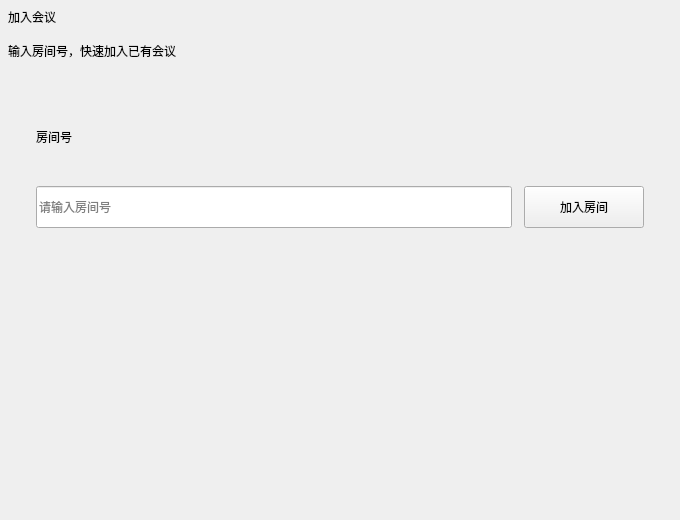
<?xml version="1.0" encoding="UTF-8"?>
<ui version="4.0">
 <class>stack_join_meet</class>
 <widget class="QWidget" name="stack_join_meet">
  <property name="geometry">
   <rect>
    <x>0</x>
    <y>0</y>
    <width>680</width>
    <height>520</height>
   </rect>
  </property>
  <layout class="QVBoxLayout" name="verticalLayout_root">
   <property name="spacing">
    <number>16</number>
   </property>
   <property name="leftMargin">
    <number>8</number>
   </property>
   <property name="topMargin">
    <number>8</number>
   </property>
   <property name="rightMargin">
    <number>8</number>
   </property>
   <property name="bottomMargin">
    <number>8</number>
   </property>
   <item>
    <widget class="QLabel" name="pageTitle">
     <property name="text">
      <string>加入会议</string>
     </property>
    </widget>
   </item>
   <item>
    <widget class="QLabel" name="pageDesc">
     <property name="text">
      <string>输入房间号，快速加入已有会议</string>
     </property>
    </widget>
   </item>
   <item>
    <widget class="QFrame" name="frame">
     <property name="sizePolicy">
      <sizepolicy hsizetype="Preferred" vsizetype="Fixed">
       <horstretch>0</horstretch>
       <verstretch>0</verstretch>
      </sizepolicy>
     </property>
     <property name="minimumSize">
      <size>
       <width>0</width>
       <height>180</height>
      </size>
     </property>
     <property name="frameShape">
      <enum>QFrame::Shape::NoFrame</enum>
     </property>
     <layout class="QVBoxLayout" name="cardLayout">
      <property name="spacing">
       <number>16</number>
      </property>
      <property name="leftMargin">
       <number>28</number>
      </property>
      <property name="topMargin">
       <number>28</number>
      </property>
      <property name="rightMargin">
       <number>28</number>
      </property>
      <property name="bottomMargin">
       <number>28</number>
      </property>
      <item>
       <widget class="QLabel" name="fieldLabel">
        <property name="text">
         <string>房间号</string>
        </property>
       </widget>
      </item>
      <item>
       <layout class="QHBoxLayout" name="joinRow" stretch="4,1">
        <property name="spacing">
         <number>12</number>
        </property>
        <item>
         <widget class="QLineEdit" name="roomN">
          <property name="minimumSize">
           <size>
            <width>0</width>
            <height>42</height>
           </size>
          </property>
          <property name="placeholderText">
           <string>请输入房间号</string>
          </property>
         </widget>
        </item>
        <item>
         <widget class="QPushButton" name="joinMeeting_btn">
          <property name="minimumSize">
           <size>
            <width>120</width>
            <height>42</height>
           </size>
          </property>
          <property name="cursor">
           <cursorShape>PointingHandCursor</cursorShape>
          </property>
          <property name="text">
           <string>加入房间</string>
          </property>
         </widget>
        </item>
       </layout>
      </item>
     </layout>
    </widget>
   </item>
   <item>
    <spacer name="verticalSpacer">
     <property name="orientation">
      <enum>Qt::Orientation::Vertical</enum>
     </property>
     <property name="sizeHint" stdset="0">
      <size>
       <width>20</width>
       <height>40</height>
      </size>
     </property>
    </spacer>
   </item>
  </layout>
 </widget>
 <resources/>
 <connections/>
</ui>
